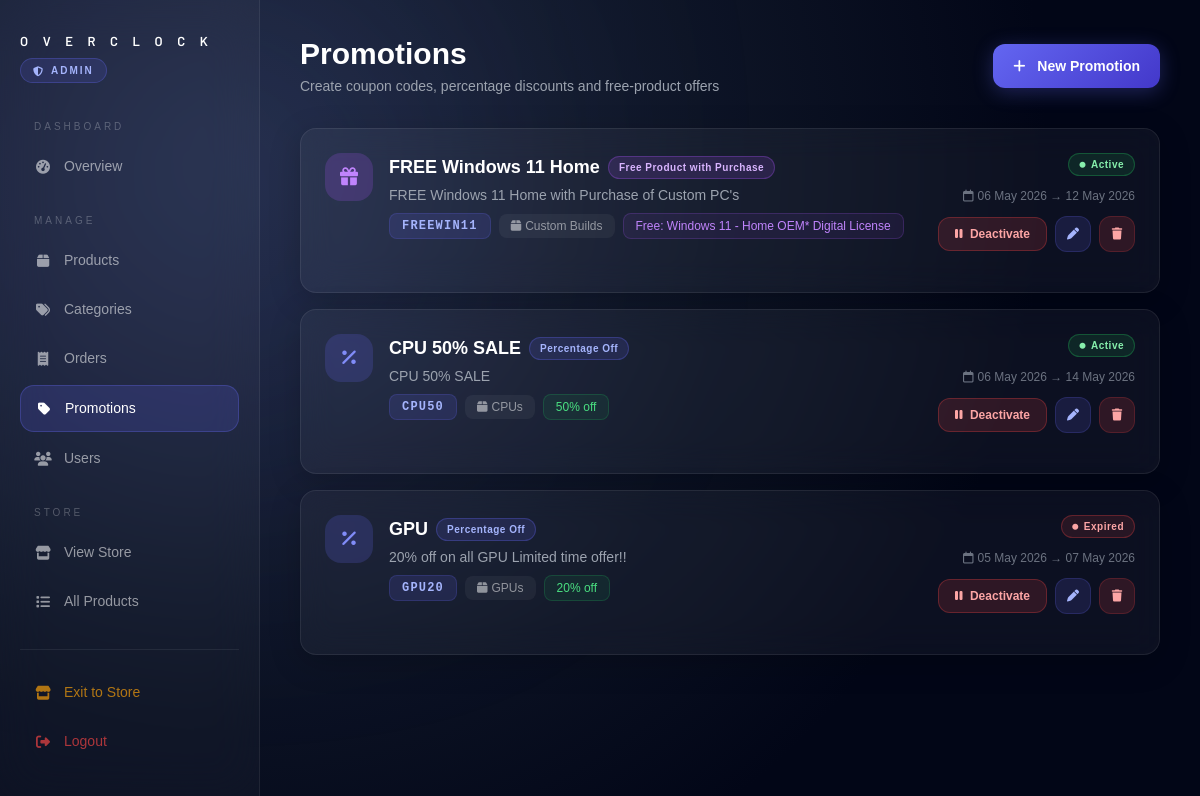
Before: /adminhome/promos/ (signed in) with the older database file.
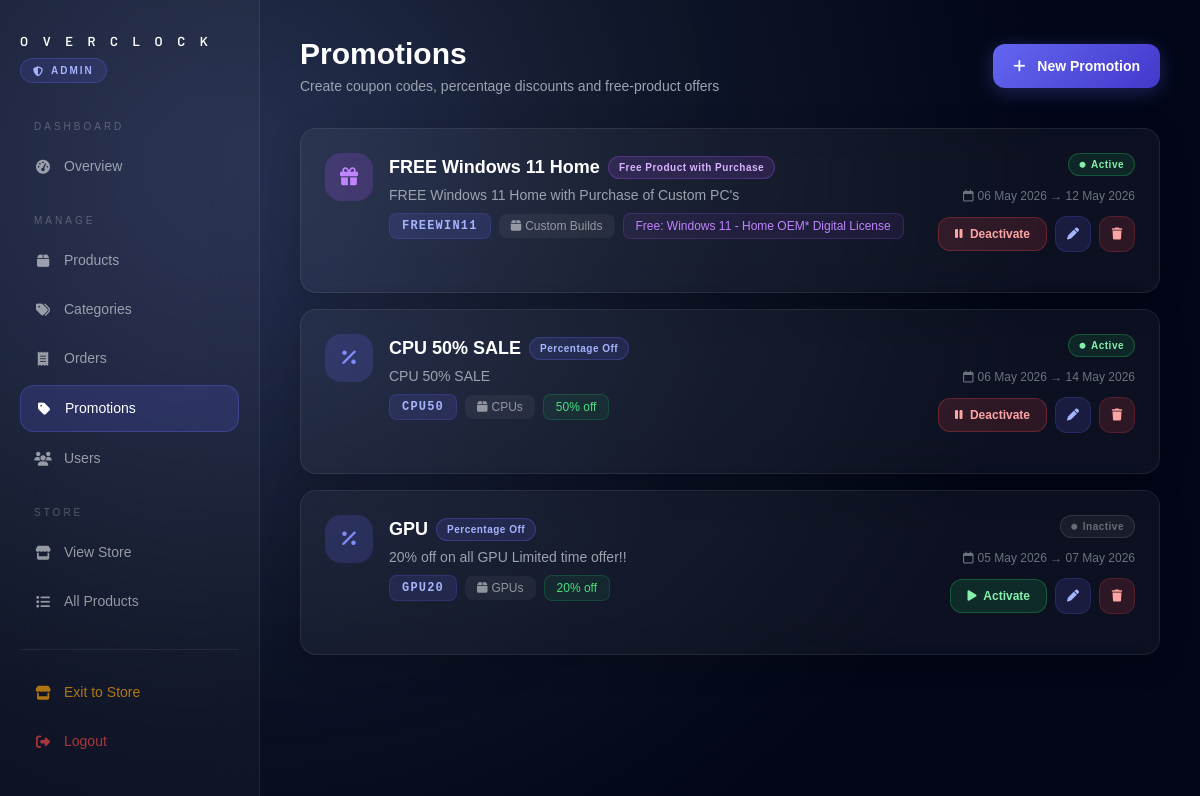
After: the same page with the newer database file.
### Overclock/models.py (models this page shows, shortened)
class Promotion(models.Model):
    PROMO_TYPE_CHOICES = [
        ('PERCENTAGE',      'Percentage Off'),
        ('FREE_PRODUCT',    'Free Product with Purchase'),
        ('PRODUCT_DISCOUNT','Single Product Discount'),
    ]
    name                = models.CharField(max_length=150)
    description         = models.TextField(help_text="Shown on banners e.g. '20% off all GPUs'")
    promo_type          = models.CharField(max_length=20, choices=PROMO_TYPE_CHOICES)
    discount_percent    = models.IntegerField(null=True, blank=True)         # e.g. 20
    max_discount_amount = models.DecimalField(max_digits=10, decimal_places=2,
                                              null=True, blank=True)         # e.g. 20000 (cap), blank = no cap
    free_product        = models.ForeignKey('Product', null=True, blank=True,
                                            on_delete=models.SET_NULL,
                                            related_name='free_in_promos')
    applies_to_product  = models.ForeignKey('Product', null=True, blank=True,
                                            on_delete=models.SET_NULL,
                                            related_name='product_promos')
    applies_to_category = models.CharField(max_length=100, blank=True,
                                           help_text="Leave blank to apply to entire cart")
    coupon_code         = models.CharField(max_length=50, unique=True,
                                           help_text="User enters this at checkout")
    start_date          = models.DateTimeField()
    end_date            = models.DateTimeField()
    is_active           = models.BooleanField(default=False)
    created_at          = models.DateTimeField(auto_now_add=True)
    @property
    def is_valid_now(self):
        from django.utils import timezone
        from django.utils.timezone import make_aware, is_naive
        now = timezone.now()
        start = make_aware(self.start_date.replace(tzinfo=None)) if is_naive(self.start_date) else self.start_date
        end   = make_aware(self.end_date.replace(tzinfo=None))   if is_naive(self.end_date)   else self.end_date
        return self.is_active and start <= now <= end
    class Meta:
        ordering = ['-created_at']

### Overclock/views.py (the view)
# urls.py: path('adminhome/promos/', views.promo_list, name='promo_list'),
@admin_required
def promo_list(request):
    promos = Promotion.objects.all()
    products = Product.objects.all()
    categories = Category.objects.all()
    now = timezone.now()
    return render(request, 'promos.html', {
        'promos':     promos,
        'products':   products,
        'categories': categories,
        'now':        now,
    })

### Overclock/context_processors.py (called while the page is built)
def categories(request):
    return {
        'nav_categories': Category.objects.all().order_by('name')
    }

### Overclock/views.py (called while the page is built)
def admin_required(view_func):
    from functools import wraps
    @wraps(view_func)
    def wrapper(request, *args, **kwargs):
        if not request.session.get('is_admin'):
            return redirect('adminlogin')
        return view_func(request, *args, **kwargs)
    return wrapper

### Overclock/templates/promos.html (shortened to what the changed rows need)
{% load static %}
<!DOCTYPE html>
<html lang="en">
<head>
<script src="https://cdn.tailwindcss.com"></script>
<link href="https://cdnjs.cloudflare.com/ajax/libs/font-awesome/6.5.0/css/all.min.css" rel="stylesheet">
</head>
<body>
<aside class="sidebar">
    <div>
        <h1 class="sidebar-logo">O V E R C L O C K</h1>
    </div>
</aside>
<main class="main">
    <div class="flex justify-between items-center mb-8">
        <div>
            <h2 class="text-3xl font-bold mb-1">Promotions</h2>
        </div>
    </div>
    {% if promos %}
    <div class="space-y-4">
        {% for promo in promos %}
        {% with is_valid=promo.is_valid_now %}
        <div class="glass rounded-2xl p-6">
            <div class="flex flex-wrap justify-between items-start gap-4 mb-4">
                <div class="flex items-start gap-4">
                    <div class="w-12 h-12 rounded-2xl flex items-center justify-center flex-shrink-0"
                         style="{% if promo.promo_type == 'PERCENTAGE' %}background:rgba(99,102,241,0.2);{% else %}background:rgba(168,85,247,0.2);{% endif %}">
                        <i class="fa-solid {% if promo.promo_type == 'PERCENTAGE' %}fa-percent{% else %}fa-gift{% endif %} text-lg
                           {% if promo.promo_type == 'PERCENTAGE' %}text-indigo-400{% else %}text-purple-400{% endif %}"></i>
                    </div>
                    <div>
                        <div class="flex items-center gap-2 flex-wrap mb-1">
                            <h3 class="text-lg font-semibold">{{ promo.name }}</h3>
                            <span class="badge {% if promo.promo_type == 'PERCENTAGE' %}type-pct{% elif promo.promo_type == 'PRODUCT_DISCOUNT' %}type-product{% else %}type-free{% endif %}">
                                {{ promo.get_promo_type_display }}
                            </span>
                        </div>
                        <p class="text-sm text-gray-400 mb-2">{{ promo.description }}</p>
                        <div class="flex items-center gap-2 flex-wrap text-xs">
                            <span class="font-mono px-3 py-1 rounded-lg font-bold tracking-widest"
                                  style="background:rgba(99,102,241,0.15); color:#a5b4fc; border:1px solid rgba(99,102,241,0.2);">
                                {{ promo.coupon_code }}
                            </span>
                            {% if promo.applies_to_category %}
                            <span class="px-3 py-1 rounded-lg" style="background:rgba(255,255,255,0.05); color:rgba(255,255,255,0.5);">
                                <i class="fa-solid fa-box text-xs mr-1"></i>{{ promo.applies_to_category }}
                            </span>
                            {% else %}
                            <span class="px-3 py-1 rounded-lg" style="background:rgba(255,255,255,0.05); color:rgba(255,255,255,0.5);">
                                <i class="fa-solid fa-globe text-xs mr-1"></i>Sitewide
                            </span>
                            {% endif %}
                            {% if promo.promo_type == 'PERCENTAGE' %}
                            <span class="px-3 py-1 rounded-lg text-green-400"
                                  style="background:rgba(34,197,94,0.08); border:1px solid rgba(34,197,94,0.2);">
                                {{ promo.discount_percent }}% off
                            </span>
                            {% elif promo.promo_type == 'PRODUCT_DISCOUNT' %}
                            <span class="px-3 py-1 rounded-lg text-yellow-400"
                                  style="background:rgba(234,179,8,0.08); border:1px solid rgba(234,179,8,0.2);">
                                {{ promo.discount_percent }}% off → {{ promo.applies_to_product.name|default:"—" }}
                            </span>
                            {% else %}
                            <span class="px-3 py-1 rounded-lg text-purple-400"
                                  style="background:rgba(168,85,247,0.08); border:1px solid rgba(168,85,247,0.2);">
                                Free: {{ promo.free_product.name|default:"—" }}
                            </span>
                            {% endif %}
                        </div>
                    </div>
                </div>
                <div class="flex flex-col items-end gap-3">
                    <span class="badge {% if is_valid %}status-active{% elif not promo.is_active %}status-inactive{% else %}status-expired{% endif %}">
                        <i class="fa-solid fa-circle text-[6px]"></i>
                        {% if is_valid %}Active{% elif not promo.is_active %}Inactive{% else %}Expired{% endif %}
                    </span>
                    <div class="text-xs text-gray-500 text-right">
                        <p><i class="fa-regular fa-calendar mr-1"></i>{{ promo.start_date|date:"d M Y" }} → {{ promo.end_date|date:"d M Y" }}</p>
                    </div>
                    <div class="flex items-center gap-2">
                        <form method="POST" action="{% url 'toggle_promo' promo.id %}">
                            <button type="submit"
                                    class="px-4 py-2 rounded-xl text-xs font-semibold transition hover:scale-105"
                                    style="{% if promo.is_active %}background:rgba(239,68,68,0.15); border:1px solid rgba(239,68,68,0.3); color:#fca5a5;{% else %}background:rgba(34,197,94,0.15); border:1px solid rgba(34,197,94,0.3); color:#86efac;{% endif %}">
                                <i class="fa-solid {% if promo.is_active %}fa-pause{% else %}fa-play{% endif %} mr-1"></i>
                                {% if promo.is_active %}Deactivate{% else %}Activate{% endif %}
                            </button>
                        </form>
                        <button onclick="openEditModal(
                            {{ promo.id }},
                            '{{ promo.name|escapejs }}',
                            '{{ promo.description|escapejs }}',
                            '{{ promo.promo_type }}',
                            '{{ promo.coupon_code }}',
                            '{{ promo.applies_to_category|default:'' }}',
                            '{{ promo.start_date|date:'Y-m-d\TH:i' }}',
                            '{{ promo.end_date|date:'Y-m-d\TH:i' }}',
                            '{{ promo.discount_percent|default:'' }}',
                            '{{ promo.max_discount_amount|default:'' }}',
                            '{{ promo.free_product_id|default:'' }}',
                            '{{ promo.applies_to_product_id|default:'' }}'
                        )"
                                class="w-9 h-9 rounded-xl flex items-center justify-center transition hover:scale-110"
                                style="background:rgba(99,102,241,0.15); color:#a5b4fc; border:1px solid rgba(99,102,241,0.2);">
                            <i class="fa-solid fa-pen text-xs"></i>
                        </button>
                        <form method="POST" action="{% url 'delete_promo' promo.id %}"
                              onsubmit="return confirm('Delete promotion \'{{ promo.name }}\'? This cannot be undone.');">
                            <button type="submit"
                                    class="w-9 h-9 rounded-xl flex items-center justify-center transition hover:scale-110"
                                    style="background:rgba(239,68,68,0.15); color:#fca5a5; border:1px solid rgba(239,68,68,0.2);">
                                <i class="fa-solid fa-trash text-xs"></i>
                            </button>
                        </form>
                    </div>
                </div>
            </div>
        </div>
        {% endwith %}
        {% endfor %}
    </div>
    {% endif %}
</main>
</body>
</html>

Changed rows visible on the page:
changed Promotion "GPU": is_active "Expired Deactivate" → "Inactive Activate"
